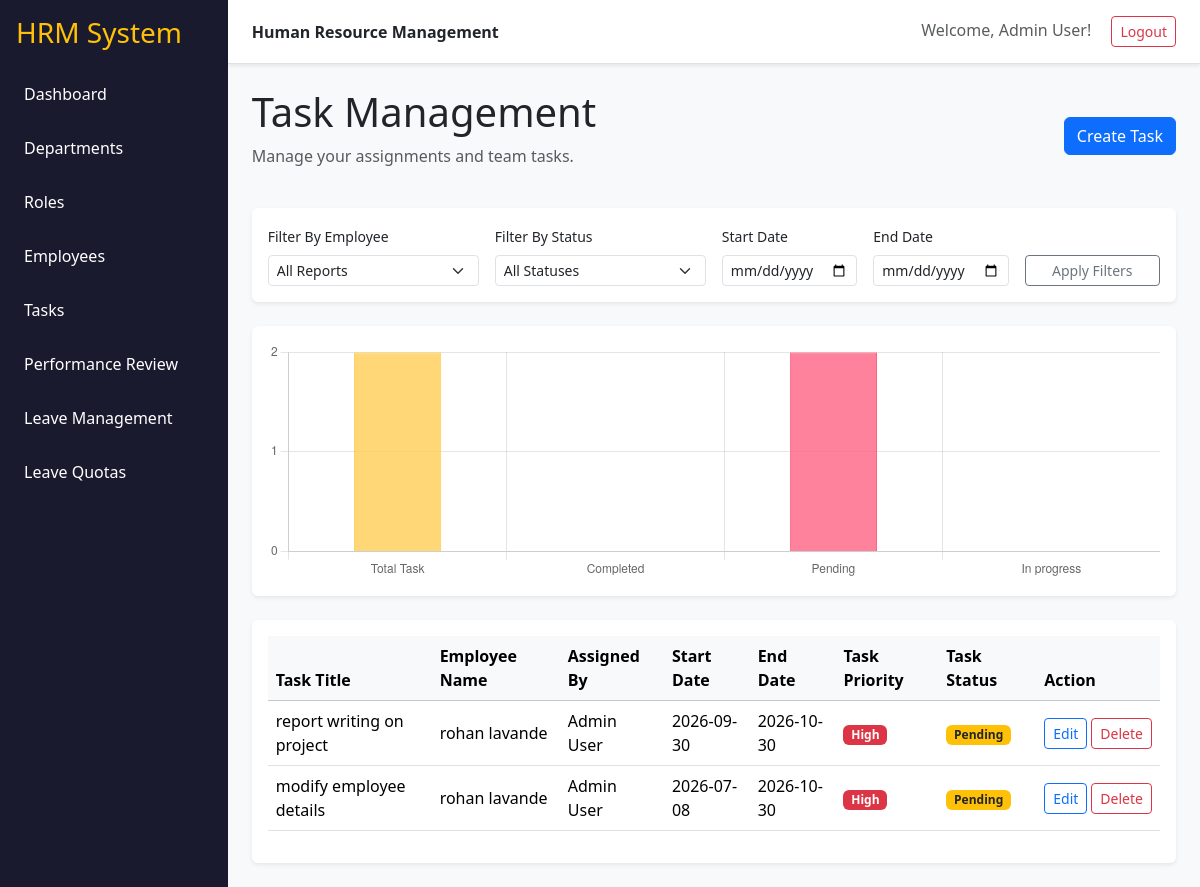
The page /tasks (signed in) on the database its author committed.
### tables this page shows
CREATE TABLE task_assignment (
            assignment_id INTEGER PRIMARY KEY AUTOINCREMENT,
            task_id INTEGER NOT NULL,
            employee_id INTEGER NOT NULL,
            assigned_by INTEGER NOT NULL,
            assigned_date DATETIME NOT NULL,
            status VARCHAR(200) DEFAULT 'Pending',
            completed_at DATETIME,
            FOREIGN KEY (task_id) REFERENCES task (task_id),
            FOREIGN KEY (employee_id) REFERENCES user (employee_id),
            FOREIGN KEY (assigned_by) REFERENCES user (employee_id)
        );

CREATE TABLE task (
            task_id INTEGER PRIMARY KEY AUTOINCREMENT,
            task_title VARCHAR(100) NOT NULL,
            task_description VARCHAR(300),
            task_priority VARCHAR(200),
            start_date DATE,
            end_date DATE,
            task_type VARCHAR(50),
            created_at DATETIME NOT NULL,
            updated_at DATETIME NOT NULL
        );

CREATE TABLE user (
            employee_id INTEGER PRIMARY KEY AUTOINCREMENT,
            first_name VARCHAR(100) NOT NULL,
            last_name VARCHAR(100) NOT NULL,
            username VARCHAR(100) NOT NULL UNIQUE,
            password VARCHAR(100) NOT NULL,
            email VARCHAR(100) NOT NULL UNIQUE,
            mobile VARCHAR(100) NOT NULL,
            dept_id INTEGER,
            role_id INTEGER,
            reporting_manager_id INTEGER,
            date_of_joining DATE,
            created_at DATETIME NOT NULL,
            updated_at DATETIME NOT NULL,
            FOREIGN KEY (dept_id) REFERENCES department (dept_id),
            FOREIGN KEY (role_id) REFERENCES role (role_id),
            FOREIGN KEY (reporting_manager_id) REFERENCES user (employee_id)
        );

### app.py (the view)
@app.route("/tasks")
@login_required
def tasks():
    conn = get_db()
    current_user_id = session.get("employee_id")
    direct_reports = conn.execute(
        "SELECT employee_id, first_name, last_name FROM user WHERE reporting_manager_id = ?",
        (current_user_id,)
    ).fetchall()
    filter_emp = request.args.get("employee_id", "")
    filter_status = request.args.get("status", "")
    start_date = request.args.get("start_date", "")
    end_date = request.args.get("end_date", "")
    query = """
        SELECT t.*, ta.status, ta.assignment_id, ta.employee_id, ta.assigned_by,
               u.first_name as assignee_first, u.last_name as assignee_last,
               mgr.first_name as assignor_first, mgr.last_name as assignor_last
        FROM task t
        JOIN task_assignment ta ON t.task_id = ta.task_id
        JOIN user u ON ta.employee_id = u.employee_id
        JOIN user mgr ON ta.assigned_by = mgr.employee_id
        WHERE (ta.assigned_by = ? OR ta.employee_id = ?)
    """
    params = [current_user_id, current_user_id]
    if filter_emp:
        query += " AND ta.employee_id = ?"
        params.append(filter_emp)
    if filter_status:
        query += " AND ta.status = ?"
        params.append(filter_status)
    if start_date and end_date:
        query += " AND (t.start_date >= ? AND t.end_date <= ?)"
        params.extend([start_date, end_date])
    query += " ORDER BY t.created_at DESC"
    tasks = conn.execute(query, params).fetchall()
    pending = sum(1 for t in tasks if t['status'] == 'Pending')
    in_progress = sum(1 for t in tasks if t['status'] == 'In progress')
    completed = sum(1 for t in tasks if t['status'] == 'Completed')
    conn.close()
    return render_template(
        "tasks.html",
        tasks=tasks,
        direct_reports=direct_reports,
        stats={"pending": pending, "in_progress": in_progress, "completed": completed},
        current_user_id=current_user_id
    )

### app.py (called while the page is built)
def login_required(f):
    @wraps(f)
    def decorated_function(*args, **kwargs):
        if 'employee_id' not in session:
            return redirect(url_for('login'))
        return f(*args, **kwargs)
    return decorated_function

def get_db():
    conn = sqlite3.connect(DB_NAME)
    conn.row_factory = sqlite3.Row
    return conn

### templates/tasks.html (shortened to what this page needs)
{% extends "base.html" %}
{% block content %}
<div class="d-flex justify-content-between align-items-center mb-4">
    <div>
        <h1>Task Management</h1>
        <p class="text-muted">Manage your assignments and team tasks.</p>
    </div>
    <a href="{{ url_for('create_task') }}" class="btn btn-primary">Create Task</a>
</div>
<div class="card mb-4 shadow-sm">
    <div class="card-body">
        <form method="get" class="row g-3">
            <div class="col-md-3">
                <label class="form-label small">Filter By Employee</label>
                <select name="employee_id" class="form-select form-select-sm">
                    <option value="">All Reports</option>
                </select>
            </div>
            <div class="col-md-3">
                <label class="form-label small">Filter By Status</label>
                <select name="status" class="form-select form-select-sm">
                    <option value="">All Statuses</option>
                </select>
            </div>
            <div class="col-md-2">
                <label class="form-label small">Start Date</label>
                <input type="date" name="start_date" class="form-control form-control-sm" value="{{ request.args.get('start_date', '') }}">
            </div>
            <div class="col-md-2">
                <label class="form-label small">End Date</label>
                <input type="date" name="end_date" class="form-control form-control-sm" value="{{ request.args.get('end_date', '') }}">
            </div>
            <div class="col-md-2 d-flex align-items-end">
                <button type="submit" class="btn btn-sm btn-outline-secondary w-100">Apply Filters</button>
            </div>
        </form>
    </div>
</div>
<div class="card mb-4 shadow-sm">
    <div class="card-body">
        <canvas id="taskChart" height="80"></canvas>
    </div>
</div>
<script>
document.addEventListener("DOMContentLoaded", function() {
    const ctx = document.getElementById('taskChart').getContext('2d');
    const pending = {{ stats.pending }};
    const inProgress = {{ stats.in_progress }};
    const completed = {{ stats.completed }};
    const total = pending + inProgress + completed;
    new Chart(ctx, {
        type: 'bar',
        data: {
            labels: ['Total Task', 'Completed', 'Pending', 'In progress'],
            datasets: [{
                label: 'Tasks',
                data: [total, completed, pending, inProgress],
                backgroundColor: [
                    'rgba(255, 206, 86, 0.8)', // Yellow
                    'rgba(54, 162, 235, 0.8)', // Cyan/Blue
                    'rgba(255, 99, 132, 0.8)', // Pink/Red
                    'rgba(75, 192, 192, 0.8)'  // Green
                ],
                borderColor: [
                    'rgba(255, 206, 86, 1)',
                    'rgba(54, 162, 235, 1)',
                    'rgba(255, 99, 132, 1)',
                    'rgba(75, 192, 192, 1)'
                ],
                borderWidth: 1,
                barPercentage: 0.5
            }]
        },
        options: {
            responsive: true,
            plugins: {
                legend: {
                    display: false // Hide the legend since labels are on x-axis
                }
            },
            scales: {
                y: {
                    beginAtZero: true,
                    ticks: {
                        stepSize: 1 // Since tasks are whole numbers
                    }
                }
            }
        }
    });
});
</script>
<div class="table-responsive bg-white rounded shadow-sm p-3">
    <table class="table table-hover align-middle">
        <thead class="table-light">
            <tr>
                <th>Task Title</th>
                <th>Employee Name</th>
                <th>Assigned By</th>
                <th>Start Date</th>
                <th>End Date</th>
                <th>Task Priority</th>
                <th>Task Status</th>
                <th>Action</th>
            </tr>
        </thead>
        <tbody>
            {% for t in tasks %}
            <tr>
                <td>{{ t.task_title }}</td>
                <td>{{ t.assignee_first }} {{ t.assignee_last }}</td>
                <td>{{ t.assignor_first }} {{ t.assignor_last }}</td>
                <td>{{ t.start_date }}</td>
                <td>{{ t.end_date }}</td>
                <td>
                    <span class="badge {% if t.task_priority == 'High' %}bg-danger{% elif t.task_priority == 'Medium' %}bg-warning text-dark{% else %}bg-secondary{% endif %}">
                        {{ t.task_priority }}
                    </span>
                </td>
                <td>
                    <span class="badge {% if t.status == 'Completed' %}bg-success{% elif t.status == 'In progress' %}bg-info{% else %}bg-warning text-dark{% endif %}">
                        {{ t.status }}
                    </span>
                </td>
                <td>
                    {% if t.assigned_by == current_user_id %}
                    <div class="d-flex gap-1">
                        <a href="{{ url_for('edit_task', task_id=t.task_id) }}" class="btn btn-sm btn-outline-primary">Edit</a>
                        <form method="post" action="{{ url_for('delete_task', task_id=t.task_id) }}" onsubmit="return confirm('Are you sure you want to delete this task?');">
                            <button type="submit" class="btn btn-sm btn-outline-danger">Delete</button>
                        </form>
                    </div>
                    {% elif t.employee_id == current_user_id %}
                    <a href="{{ url_for('edit_task', task_id=t.task_id) }}" class="btn btn-sm btn-outline-success">Update Status</a>
                    {% endif %}
                </td>
            </tr>
            {% else %}
            <tr>
                <td colspan="8" class="text-center text-muted">No tasks found.</td>
            </tr>
            {% endfor %}
        </tbody>
    </table>
</div>
{% endblock %}

### static/css/style.css (style rules this page uses)
body { background: #f6f8fb; }
.card { border: 0; }

### rows shown on the page
task_assignment: task_title "report writing on project", assignee_first "rohan", assignee_last "lavande", assignor_first "Admin", assignor_last "User", start_date "2026-09-30", end_date "2026-10-30", task_priority "High", status "Pending"
task_assignment: task_title "modify employee details", assignee_first "rohan", assignee_last "lavande", assignor_first "Admin", assignor_last "User", start_date "2026-07-08", end_date "2026-10-30", task_priority "High", status "Pending"

### other values the page prints
{{ session.get('name', 'User') }} "Admin User"
chart data {{ stats.pending }} 2
chart data {{ stats.in_progress }} 0
chart data {{ stats.completed }} 0
